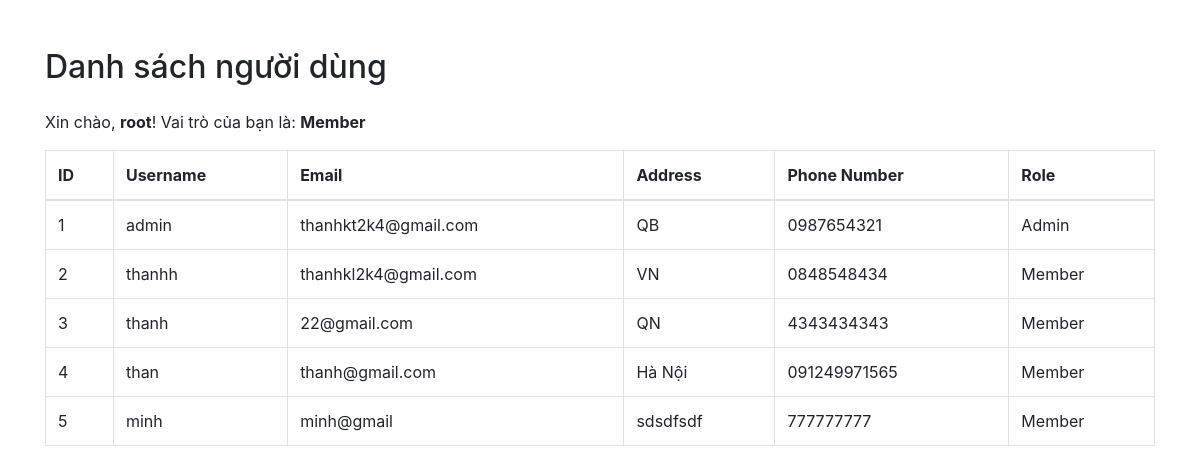
/hienthikhachhang.php (signed in), run on the app's committed database.
### tables this page shows
CREATE TABLE `users` (
  `id` int(11) NOT NULL,
  `username` varchar(255) NOT NULL,
  `password` varchar(255) NOT NULL,
  `email` varchar(255) NOT NULL,
  `address` varchar(255) DEFAULT NULL,
  `phone_number` varchar(15) DEFAULT NULL,
  `role` enum('Admin','Member') DEFAULT 'Member'
);

### config.php (called while the page is built, shortened)
<?php
$username = "root";
?>

### hienthikhachhang.php (the view, shortened to what this page needs)
<?php
$role = $_SESSION['role'];
require 'config.php';
$sql = "SELECT id, username, email, address, phone_number, role FROM users";
$result = $conn->query($sql);
?>
<!DOCTYPE html>
<html lang="en">
<head>
    <link rel="stylesheet" href="https://stackpath.bootstrapcdn.com/bootstrap/4.3.1/css/bootstrap.min.css">
</head>
<body>
<div class="container mt-5">
    <h2 class="mb-4">Danh sách người dùng</h2>
    <p>Xin chào, <strong><?php echo htmlspecialchars($username); ?></strong>! Vai trò của bạn là: <strong><?php echo htmlspecialchars($role); ?></strong></p>
    <?php
    if ($result->num_rows > 0) {
        echo '<table class="table table-bordered">';
        echo '<thead>';
        echo '<tr><th>ID</th><th>Username</th><th>Email</th><th>Address</th><th>Phone Number</th><th>Role</th>';
        echo '</tr>';
        echo '</thead>';
        echo '<tbody>';
        while ($row = $result->fetch_assoc()) {
            echo '<tr>';
            echo '<td>' . htmlspecialchars($row['id']) . '</td>';
            echo '<td>' . htmlspecialchars($row['username']) . '</td>';
            echo '<td>' . htmlspecialchars($row['email']) . '</td>';
            echo '<td>' . htmlspecialchars($row['address']) . '</td>';
            echo '<td>' . htmlspecialchars($row['phone_number']) . '</td>';
            echo '<td>' . htmlspecialchars($row['role']) . '</td>';
            echo '</tr>';
        }
        echo '</tbody>';
        echo '</table>';
    } else {
        echo '<p>Không có người dùng nào.</p>';
    }
    ?>
</div>
</body>
</html>

### data on the page
users: id "1", username "admin", email "thanhkt2k4@gmail.com", address "QB", phone_number "0987654321", role "Admin"
users: id "2", username "thanhh", email "thanhkl2k4@gmail.com", address "VN", phone_number "0848548434", role "Member"
users: id "3", username "thanh", email "22@gmail.com", address "QN", phone_number "4343434343", role "Member"
users: id "4", username "than", email "thanh@gmail.com", address "Hà Nội", phone_number "091249971565", role "Member"
users: id "5", username "minh", email "minh@gmail", address "sdsdfsdf", phone_number "777777777", role "Member"

### other printed values
$username "root"
$role "Member"
